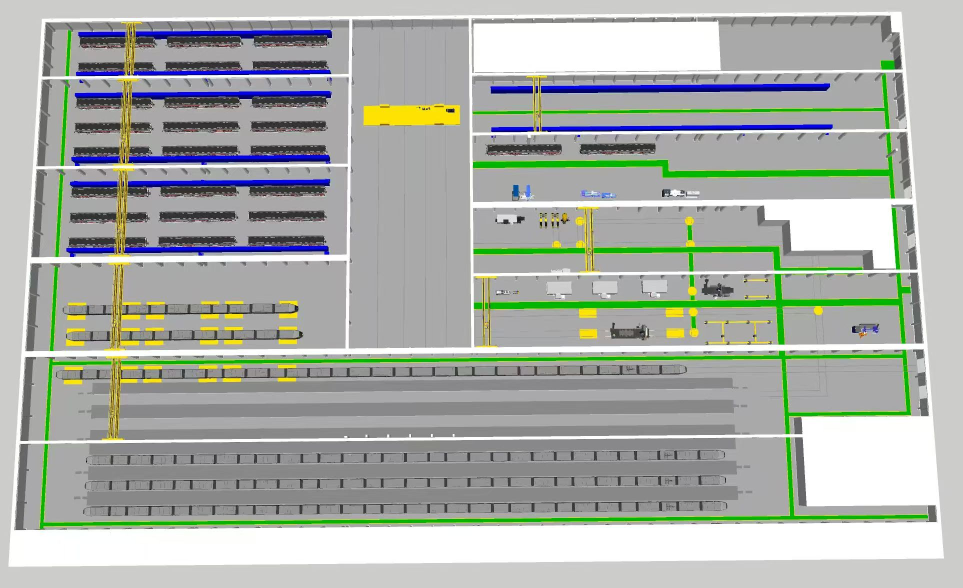
#> input picture 1.jpg, 1926 x 1176 px (shown at 1/2 size); its folder holds 4 pictures in this run
$ python ocr_images.py
#> lines starting #> are read from the running program, lines starting #| are printed output that depends on the picture
"""
尝试从图片中提取文字信息，理解工厂布局。
使用多种方法尝试。
"""
from PIL import Image
import os
import json

BASE = os.path.dirname(os.path.abspath(__file__))

for i in range(1, 5):
    path = os.path.join(BASE, f"{i}.jpg")
    img = Image.open(path)
#> img is the input picture: PIL image 1926x1176 RGB; mean R, G, B 169.5, 175, 168.4
    w, h = img.size
#> w = 1926; h = 1176
    print(f"\n=== 图片 {i}.jpg: {w}x{h} ===")
#| === 图片 1.jpg: 1926x1176 ===

    gray = img.convert("L")
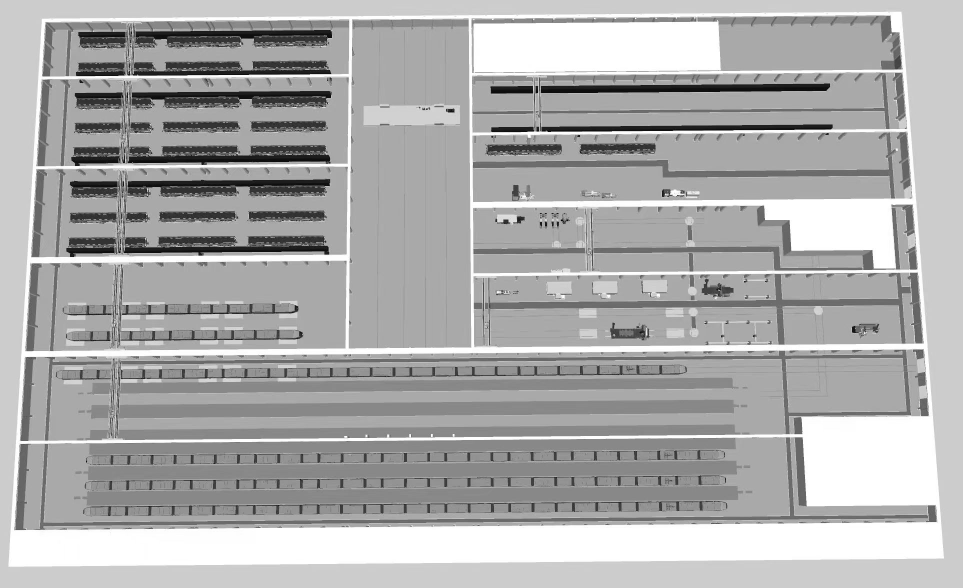
#> gray: PIL image 1926x1176 L (shown at 1/2 size); min 0, max 255, mean 172.6

    width_step = max(w // 20, 1)
#> width_step = 96
    height_step = max(h // 20, 1)
#> height_step = 58

    for y_pos in range(0, h, height_step):
        for x_pos in range(0, w, width_step):
            region = gray.crop((x_pos, y_pos, min(x_pos+width_step, w), min(y_pos+height_step, h)))
            pixels = list(region.getdata())
            avg = sum(pixels) / len(pixels) if pixels else 128
            if avg < 50:
                pass

    img_rgb = img.convert("RGB")
    pixels = list(img_rgb.getdata())
#> pixels = 2264976 items

    green_pixels = [(i % w, i // w) for i, p in enumerate(pixels) if p[1] > 120 and p[1] > p[0] * 1.5 and p[1] > p[2] * 1.5]
#> green_pixels = 78935 items
    print(f"  绿色像素（可能是文字/标注）: {len(green_pixels)} 个")
#|   绿色像素（可能是文字/标注）: 78935 个

    if green_pixels:
        min_x = min(p[0] for p in green_pixels)
#> min_x = 80
        max_x = max(p[0] for p in green_pixels)
#> max_x = 1855
        min_y = min(p[1] for p in green_pixels)
#> min_y = 60
        max_y = max(p[1] for p in green_pixels)
#> max_y = 1058
        print(f"  绿色区域范围: x=[{min_x}, {max_x}], y=[{min_y}, {max_y}]")
#|   绿色区域范围: x=[80, 1855], y=[60, 1058]

    dark_pixels = [(i % w, i // w) for i, p in enumerate(pixels) if max(p) < 40]
#> dark_pixels = 3835 pairs, first value 112 to 1719, second value 63 to 1031
    print(f"  深色像素（可能是线条/边框）: {len(dark_pixels)} 个")
#|   深色像素（可能是线条/边框）: 3835 个
    if dark_pixels:
        min_x = min(p[0] for p in dark_pixels)
#> min_x = 112
        max_x = max(p[0] for p in dark_pixels)
#> max_x = 1719
        min_y = min(p[1] for p in dark_pixels)
#> min_y = 63
        max_y = max(p[1] for p in dark_pixels)
#> max_y = 1031
        print(f"  深色区域范围: x=[{min_x}, {max_x}], y=[{min_y}, {max_y}]")
#|   深色区域范围: x=[112, 1719], y=[63, 1031]

    img.save(os.path.join(BASE, f"{i}_analysis.png"))
#> pass 2 of the loop `for i in range(1, 5):`:
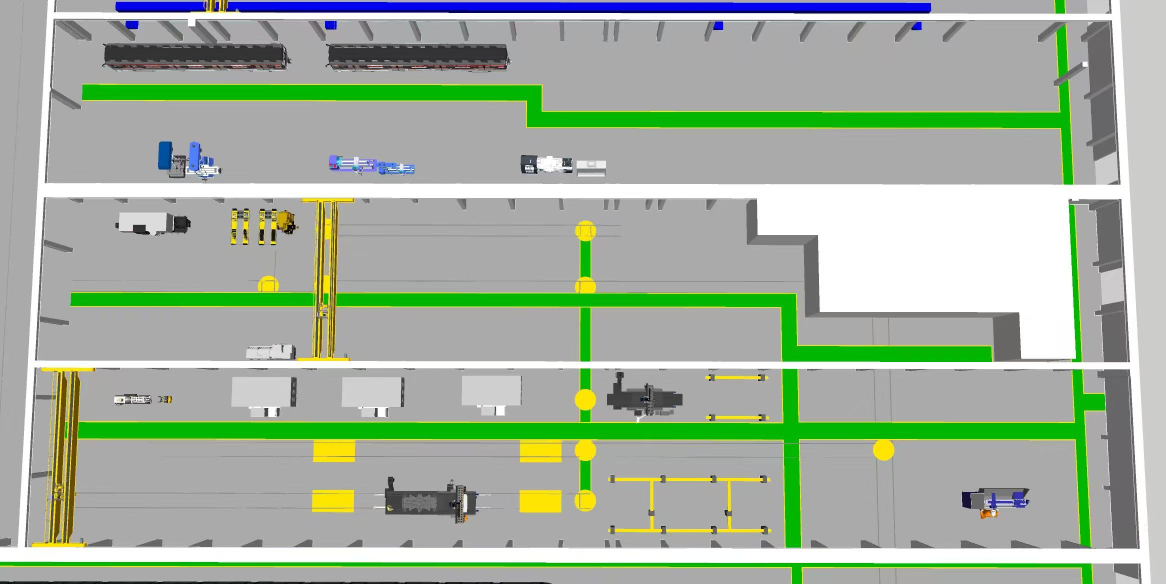
#> input picture 2.jpg, 2332 x 1168 px (shown at 1/2 size)
#> img is the input picture: PIL image 2332x1168 RGB; mean R, G, B 162.5, 177.1, 158.8
#| === 图片 2.jpg: 2332x1168 ===
#> `gray = img.convert("L")`:
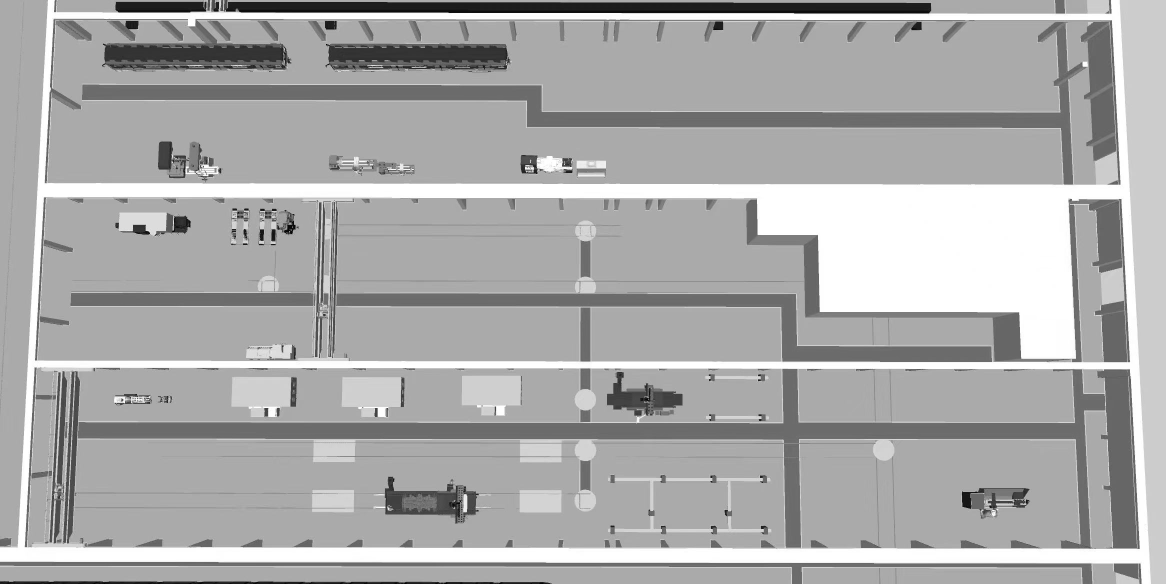
#> gray: PIL image 2332x1168 L (shown at 1/2 size); min 0, max 255, mean 170.6
#> pixels = 2723776 items
#> green_pixels = 231313 items
#|   绿色像素（可能是文字/标注）: 231313 个
#> `min_x = min(p[0] for p in green_pixels)`: min_x = 0
#> `max_x = max(p[0] for p in green_pixels)`: max_x = 2210
#> `min_y = min(p[1] for p in green_pixels)`: min_y = 0
#> `max_y = max(p[1] for p in green_pixels)`: max_y = 1167
#|   绿色区域范围: x=[0, 2210], y=[0, 1167]
#> dark_pixels = 6866 pairs, first value 0 to 2057, second value 20 to 1167
#|   深色像素（可能是线条/边框）: 6866 个
#> `max_x = max(p[0] for p in dark_pixels)`: max_x = 2057
#> `min_y = min(p[1] for p in dark_pixels)`: min_y = 20
#|   深色区域范围: x=[0, 2057], y=[20, 1167]
#> pass 3 of the loop `for i in range(1, 5):`:
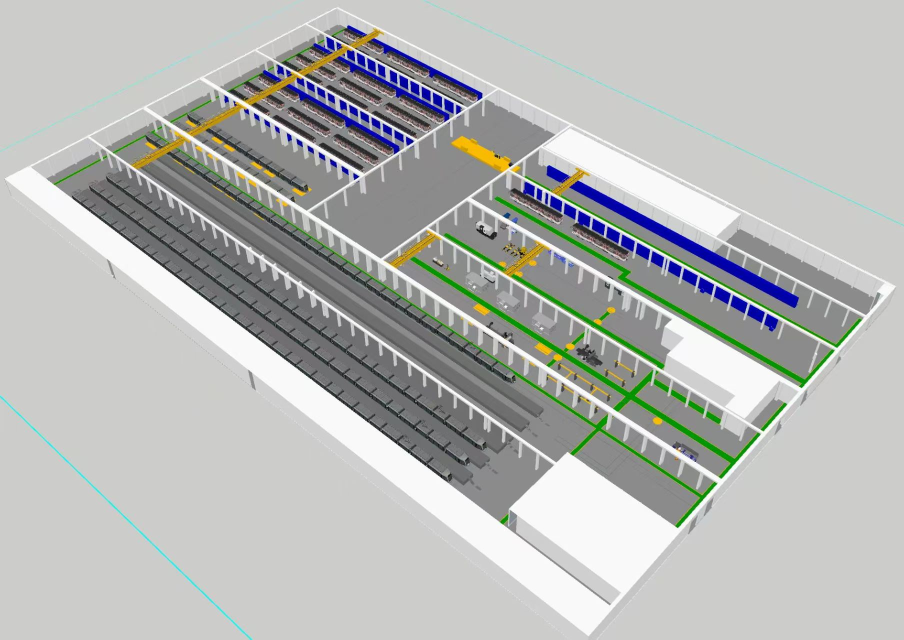
#> input picture 3.jpg, 1807 x 1279 px (shown at 1/2 size)
#> img is the input picture: PIL image 1807x1279 RGB; mean R, G, B 180.8, 182.9, 180.7
#| === 图片 3.jpg: 1807x1279 ===
#> `gray = img.convert("L")`:
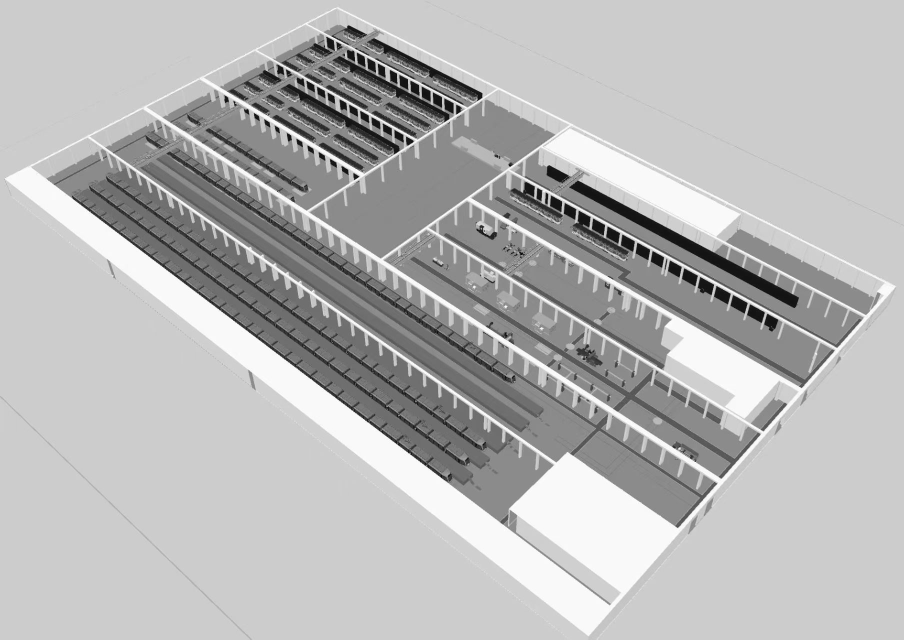
#> gray: PIL image 1807x1279 L (shown at 1/2 size); min 0, max 255, mean 182.1
#> pixels = 2311153 items
#> green_pixels = 35794 items
#|   绿色像素（可能是文字/标注）: 35794 个
#> `min_x = min(p[0] for p in green_pixels)`: min_x = 108
#> `max_x = max(p[0] for p in green_pixels)`: max_x = 1722
#> `min_y = min(p[1] for p in green_pixels)`: min_y = 59
#> `max_y = max(p[1] for p in green_pixels)`: max_y = 1055
#|   绿色区域范围: x=[108, 1722], y=[59, 1055]
#> dark_pixels = 6258 pairs, first value 144 to 1252, second value 58 to 961
#|   深色像素（可能是线条/边框）: 6258 个
#> `min_x = min(p[0] for p in dark_pixels)`: min_x = 144
#> `max_x = max(p[0] for p in dark_pixels)`: max_x = 1252
#> `min_y = min(p[1] for p in dark_pixels)`: min_y = 58
#> `max_y = max(p[1] for p in dark_pixels)`: max_y = 961
#|   深色区域范围: x=[144, 1252], y=[58, 961]
#> the loop made 4 passes; the first 3 are shown

print("\n\n尝试安装 pytesseract...")
try:
    import pytesseract
    print("pytesseract 可用，开始 OCR...")
except ImportError:
    print("pytesseract 不可用")

try:
    import subprocess
#> (the run stopped early here; a loop or call above may not have finished)
